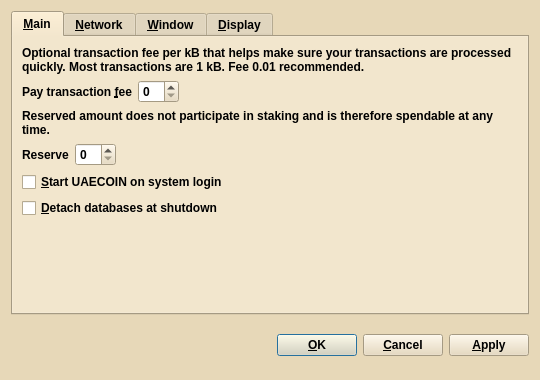
<?xml version="1.0" encoding="UTF-8"?>
<ui version="4.0">
 <class>OptionsDialog</class>
 <widget class="QDialog" name="OptionsDialog">
  <property name="geometry">
   <rect>
    <x>0</x>
    <y>0</y>
    <width>540</width>
    <height>380</height>
   </rect>
  </property>
  <property name="palette">
   <palette>
    <active>
     <colorrole role="WindowText">
      <brush brushstyle="SolidPattern">
       <color alpha="255">
        <red>0</red>
        <green>0</green>
        <blue>0</blue>
       </color>
      </brush>
     </colorrole>
     <colorrole role="Button">
      <brush brushstyle="SolidPattern">
       <color alpha="255">
        <red>231</red>
        <green>216</green>
        <blue>184</blue>
       </color>
      </brush>
     </colorrole>
     <colorrole role="Light">
      <brush brushstyle="SolidPattern">
       <color alpha="255">
        <red>255</red>
        <green>255</green>
        <blue>255</blue>
       </color>
      </brush>
     </colorrole>
     <colorrole role="Midlight">
      <brush brushstyle="SolidPattern">
       <color alpha="255">
        <red>243</red>
        <green>235</green>
        <blue>219</blue>
       </color>
      </brush>
     </colorrole>
     <colorrole role="Dark">
      <brush brushstyle="SolidPattern">
       <color alpha="255">
        <red>115</red>
        <green>108</green>
        <blue>92</blue>
       </color>
      </brush>
     </colorrole>
     <colorrole role="Mid">
      <brush brushstyle="SolidPattern">
       <color alpha="255">
        <red>154</red>
        <green>144</green>
        <blue>123</blue>
       </color>
      </brush>
     </colorrole>
     <colorrole role="Text">
      <brush brushstyle="SolidPattern">
       <color alpha="255">
        <red>0</red>
        <green>0</green>
        <blue>0</blue>
       </color>
      </brush>
     </colorrole>
     <colorrole role="BrightText">
      <brush brushstyle="SolidPattern">
       <color alpha="255">
        <red>255</red>
        <green>255</green>
        <blue>255</blue>
       </color>
      </brush>
     </colorrole>
     <colorrole role="ButtonText">
      <brush brushstyle="SolidPattern">
       <color alpha="255">
        <red>0</red>
        <green>0</green>
        <blue>0</blue>
       </color>
      </brush>
     </colorrole>
     <colorrole role="Base">
      <brush brushstyle="SolidPattern">
       <color alpha="255">
        <red>255</red>
        <green>255</green>
        <blue>255</blue>
       </color>
      </brush>
     </colorrole>
     <colorrole role="Window">
      <brush brushstyle="SolidPattern">
       <color alpha="255">
        <red>231</red>
        <green>216</green>
        <blue>184</blue>
       </color>
      </brush>
     </colorrole>
     <colorrole role="Shadow">
      <brush brushstyle="SolidPattern">
       <color alpha="255">
        <red>0</red>
        <green>0</green>
        <blue>0</blue>
       </color>
      </brush>
     </colorrole>
     <colorrole role="AlternateBase">
      <brush brushstyle="SolidPattern">
       <color alpha="255">
        <red>243</red>
        <green>235</green>
        <blue>219</blue>
       </color>
      </brush>
     </colorrole>
     <colorrole role="ToolTipBase">
      <brush brushstyle="SolidPattern">
       <color alpha="255">
        <red>255</red>
        <green>255</green>
        <blue>220</blue>
       </color>
      </brush>
     </colorrole>
     <colorrole role="ToolTipText">
      <brush brushstyle="SolidPattern">
       <color alpha="255">
        <red>0</red>
        <green>0</green>
        <blue>0</blue>
       </color>
      </brush>
     </colorrole>
    </active>
    <inactive>
     <colorrole role="WindowText">
      <brush brushstyle="SolidPattern">
       <color alpha="255">
        <red>0</red>
        <green>0</green>
        <blue>0</blue>
       </color>
      </brush>
     </colorrole>
     <colorrole role="Button">
      <brush brushstyle="SolidPattern">
       <color alpha="255">
        <red>231</red>
        <green>216</green>
        <blue>184</blue>
       </color>
      </brush>
     </colorrole>
     <colorrole role="Light">
      <brush brushstyle="SolidPattern">
       <color alpha="255">
        <red>255</red>
        <green>255</green>
        <blue>255</blue>
       </color>
      </brush>
     </colorrole>
     <colorrole role="Midlight">
      <brush brushstyle="SolidPattern">
       <color alpha="255">
        <red>243</red>
        <green>235</green>
        <blue>219</blue>
       </color>
      </brush>
     </colorrole>
     <colorrole role="Dark">
      <brush brushstyle="SolidPattern">
       <color alpha="255">
        <red>115</red>
        <green>108</green>
        <blue>92</blue>
       </color>
      </brush>
     </colorrole>
     <colorrole role="Mid">
      <brush brushstyle="SolidPattern">
       <color alpha="255">
        <red>154</red>
        <green>144</green>
        <blue>123</blue>
       </color>
      </brush>
     </colorrole>
     <colorrole role="Text">
      <brush brushstyle="SolidPattern">
       <color alpha="255">
        <red>0</red>
        <green>0</green>
        <blue>0</blue>
       </color>
      </brush>
     </colorrole>
     <colorrole role="BrightText">
      <brush brushstyle="SolidPattern">
       <color alpha="255">
        <red>255</red>
        <green>255</green>
        <blue>255</blue>
       </color>
      </brush>
     </colorrole>
     <colorrole role="ButtonText">
      <brush brushstyle="SolidPattern">
       <color alpha="255">
        <red>0</red>
        <green>0</green>
        <blue>0</blue>
       </color>
      </brush>
     </colorrole>
     <colorrole role="Base">
      <brush brushstyle="SolidPattern">
       <color alpha="255">
        <red>255</red>
        <green>255</green>
        <blue>255</blue>
       </color>
      </brush>
     </colorrole>
     <colorrole role="Window">
      <brush brushstyle="SolidPattern">
       <color alpha="255">
        <red>231</red>
        <green>216</green>
        <blue>184</blue>
       </color>
      </brush>
     </colorrole>
     <colorrole role="Shadow">
      <brush brushstyle="SolidPattern">
       <color alpha="255">
        <red>0</red>
        <green>0</green>
        <blue>0</blue>
       </color>
      </brush>
     </colorrole>
     <colorrole role="AlternateBase">
      <brush brushstyle="SolidPattern">
       <color alpha="255">
        <red>243</red>
        <green>235</green>
        <blue>219</blue>
       </color>
      </brush>
     </colorrole>
     <colorrole role="ToolTipBase">
      <brush brushstyle="SolidPattern">
       <color alpha="255">
        <red>255</red>
        <green>255</green>
        <blue>220</blue>
       </color>
      </brush>
     </colorrole>
     <colorrole role="ToolTipText">
      <brush brushstyle="SolidPattern">
       <color alpha="255">
        <red>0</red>
        <green>0</green>
        <blue>0</blue>
       </color>
      </brush>
     </colorrole>
    </inactive>
    <disabled>
     <colorrole role="WindowText">
      <brush brushstyle="SolidPattern">
       <color alpha="255">
        <red>115</red>
        <green>108</green>
        <blue>92</blue>
       </color>
      </brush>
     </colorrole>
     <colorrole role="Button">
      <brush brushstyle="SolidPattern">
       <color alpha="255">
        <red>231</red>
        <green>216</green>
        <blue>184</blue>
       </color>
      </brush>
     </colorrole>
     <colorrole role="Light">
      <brush brushstyle="SolidPattern">
       <color alpha="255">
        <red>255</red>
        <green>255</green>
        <blue>255</blue>
       </color>
      </brush>
     </colorrole>
     <colorrole role="Midlight">
      <brush brushstyle="SolidPattern">
       <color alpha="255">
        <red>243</red>
        <green>235</green>
        <blue>219</blue>
       </color>
      </brush>
     </colorrole>
     <colorrole role="Dark">
      <brush brushstyle="SolidPattern">
       <color alpha="255">
        <red>115</red>
        <green>108</green>
        <blue>92</blue>
       </color>
      </brush>
     </colorrole>
     <colorrole role="Mid">
      <brush brushstyle="SolidPattern">
       <color alpha="255">
        <red>154</red>
        <green>144</green>
        <blue>123</blue>
       </color>
      </brush>
     </colorrole>
     <colorrole role="Text">
      <brush brushstyle="SolidPattern">
       <color alpha="255">
        <red>115</red>
        <green>108</green>
        <blue>92</blue>
       </color>
      </brush>
     </colorrole>
     <colorrole role="BrightText">
      <brush brushstyle="SolidPattern">
       <color alpha="255">
        <red>255</red>
        <green>255</green>
        <blue>255</blue>
       </color>
      </brush>
     </colorrole>
     <colorrole role="ButtonText">
      <brush brushstyle="SolidPattern">
       <color alpha="255">
        <red>115</red>
        <green>108</green>
        <blue>92</blue>
       </color>
      </brush>
     </colorrole>
     <colorrole role="Base">
      <brush brushstyle="SolidPattern">
       <color alpha="255">
        <red>231</red>
        <green>216</green>
        <blue>184</blue>
       </color>
      </brush>
     </colorrole>
     <colorrole role="Window">
      <brush brushstyle="SolidPattern">
       <color alpha="255">
        <red>231</red>
        <green>216</green>
        <blue>184</blue>
       </color>
      </brush>
     </colorrole>
     <colorrole role="Shadow">
      <brush brushstyle="SolidPattern">
       <color alpha="255">
        <red>0</red>
        <green>0</green>
        <blue>0</blue>
       </color>
      </brush>
     </colorrole>
     <colorrole role="AlternateBase">
      <brush brushstyle="SolidPattern">
       <color alpha="255">
        <red>231</red>
        <green>216</green>
        <blue>184</blue>
       </color>
      </brush>
     </colorrole>
     <colorrole role="ToolTipBase">
      <brush brushstyle="SolidPattern">
       <color alpha="255">
        <red>255</red>
        <green>255</green>
        <blue>220</blue>
       </color>
      </brush>
     </colorrole>
     <colorrole role="ToolTipText">
      <brush brushstyle="SolidPattern">
       <color alpha="255">
        <red>0</red>
        <green>0</green>
        <blue>0</blue>
       </color>
      </brush>
     </colorrole>
    </disabled>
   </palette>
  </property>
  <property name="font">
   <font>
    <weight>75</weight>
    <bold>true</bold>
   </font>
  </property>
  <property name="windowTitle">
   <string>Options</string>
  </property>
  <property name="modal">
   <bool>true</bool>
  </property>
  <layout class="QVBoxLayout" name="verticalLayout">
   <item>
    <widget class="QTabWidget" name="tabWidget">
     <property name="tabPosition">
      <enum>QTabWidget::North</enum>
     </property>
     <property name="currentIndex">
      <number>0</number>
     </property>
     <widget class="QWidget" name="tabMain">
      <attribute name="title">
       <string>&amp;Main</string>
      </attribute>
      <layout class="QVBoxLayout" name="verticalLayout_Main">
       <item>
        <widget class="QLabel" name="transactionFeeInfoLabel">
         <property name="text">
          <string>Optional transaction fee per kB that helps make sure your transactions are processed quickly. Most transactions are 1 kB. Fee 0.01 recommended.</string>
         </property>
         <property name="textFormat">
          <enum>Qt::PlainText</enum>
         </property>
         <property name="wordWrap">
          <bool>true</bool>
         </property>
        </widget>
       </item>
       <item>
        <layout class="QHBoxLayout" name="horizontalLayoutFee">
         <item>
          <widget class="QLabel" name="transactionFeeLabel">
           <property name="text">
            <string>Pay transaction &amp;fee</string>
           </property>
           <property name="textFormat">
            <enum>Qt::PlainText</enum>
           </property>
           <property name="buddy">
            <cstring>transactionFee</cstring>
           </property>
          </widget>
         </item>
         <item>
          <widget class="BitcoinAmountField" name="transactionFee"/>
         </item>
         <item>
          <spacer name="horizontalSpacerFee">
           <property name="orientation">
            <enum>Qt::Horizontal</enum>
           </property>
           <property name="sizeHint" stdset="0">
            <size>
             <width>40</width>
             <height>20</height>
            </size>
           </property>
          </spacer>
         </item>
        </layout>
       </item>
       <item>
        <widget class="QLabel" name="reserveBalanceInfoLabel">
         <property name="text">
          <string>Reserved amount does not participate in staking and is therefore spendable at any time.</string>
         </property>
         <property name="textFormat">
          <enum>Qt::PlainText</enum>
         </property>
         <property name="wordWrap">
          <bool>true</bool>
         </property>
        </widget>
       </item>
       <item>
        <layout class="QHBoxLayout" name="horizontalLayoutReserveBalance">
         <item>
          <widget class="QLabel" name="reserveBalanceLabel">
           <property name="text">
            <string>Reserve</string>
           </property>
           <property name="textFormat">
            <enum>Qt::PlainText</enum>
           </property>
           <property name="buddy">
            <cstring>reserveBalance</cstring>
           </property>
          </widget>
         </item>
         <item>
          <widget class="BitcoinAmountField" name="reserveBalance"/>
         </item>
         <item>
          <spacer name="horizontalSpacerReserveBalance">
           <property name="orientation">
            <enum>Qt::Horizontal</enum>
           </property>
           <property name="sizeHint" stdset="0">
            <size>
             <width>40</width>
             <height>20</height>
            </size>
           </property>
          </spacer>
         </item>
        </layout>
       </item>
       <item>
        <widget class="QCheckBox" name="bitcoinAtStartup">
         <property name="toolTip">
          <string>Automatically start UAECOIN after logging in to the system.</string>
         </property>
         <property name="text">
          <string>&amp;Start UAECOIN on system login</string>
         </property>
        </widget>
       </item>
       <item>
        <widget class="QCheckBox" name="detachDatabases">
         <property name="toolTip">
          <string>Detach block and address databases at shutdown. This means they can be moved to another data directory, but it slows down shutdown. The wallet is always detached.</string>
         </property>
         <property name="text">
          <string>&amp;Detach databases at shutdown</string>
         </property>
        </widget>
       </item>
       <item>
        <spacer name="verticalSpacer_Main">
         <property name="orientation">
          <enum>Qt::Vertical</enum>
         </property>
         <property name="sizeHint" stdset="0">
          <size>
           <width>20</width>
           <height>40</height>
          </size>
         </property>
        </spacer>
       </item>
      </layout>
     </widget>
     <widget class="QWidget" name="tabNetwork">
      <attribute name="title">
       <string>&amp;Network</string>
      </attribute>
      <layout class="QVBoxLayout" name="verticalLayout_Network">
       <item>
        <widget class="QCheckBox" name="mapPortUpnp">
         <property name="toolTip">
          <string>Automatically open the UAECOIN client port on the router. This only works when your router supports UPnP and it is enabled.</string>
         </property>
         <property name="text">
          <string>Map port using &amp;UPnP</string>
         </property>
        </widget>
       </item>
       <item>
        <widget class="QCheckBox" name="connectSocks">
         <property name="toolTip">
          <string>Connect to the UAECOIN network through a SOCKS proxy (e.g. when connecting through Tor).</string>
         </property>
         <property name="text">
          <string>&amp;Connect through SOCKS proxy:</string>
         </property>
        </widget>
       </item>
       <item>
        <layout class="QHBoxLayout" name="horizontalLayout_Network">
         <item>
          <widget class="QLabel" name="proxyIpLabel">
           <property name="text">
            <string>Proxy &amp;IP:</string>
           </property>
           <property name="textFormat">
            <enum>Qt::PlainText</enum>
           </property>
           <property name="buddy">
            <cstring>proxyIp</cstring>
           </property>
          </widget>
         </item>
         <item>
          <widget class="QValidatedLineEdit" name="proxyIp">
           <property name="maximumSize">
            <size>
             <width>140</width>
             <height>16777215</height>
            </size>
           </property>
           <property name="toolTip">
            <string>IP address of the proxy (e.g. 127.0.0.1)</string>
           </property>
          </widget>
         </item>
         <item>
          <widget class="QLabel" name="proxyPortLabel">
           <property name="text">
            <string>&amp;Port:</string>
           </property>
           <property name="textFormat">
            <enum>Qt::PlainText</enum>
           </property>
           <property name="buddy">
            <cstring>proxyPort</cstring>
           </property>
          </widget>
         </item>
         <item>
          <widget class="QLineEdit" name="proxyPort">
           <property name="maximumSize">
            <size>
             <width>55</width>
             <height>16777215</height>
            </size>
           </property>
           <property name="toolTip">
            <string>Port of the proxy (e.g. 9050)</string>
           </property>
          </widget>
         </item>
         <item>
          <widget class="QLabel" name="socksVersionLabel">
           <property name="text">
            <string>SOCKS &amp;Version:</string>
           </property>
           <property name="textFormat">
            <enum>Qt::PlainText</enum>
           </property>
           <property name="buddy">
            <cstring>socksVersion</cstring>
           </property>
          </widget>
         </item>
         <item>
          <widget class="QValueComboBox" name="socksVersion">
           <property name="toolTip">
            <string>SOCKS version of the proxy (e.g. 5)</string>
           </property>
          </widget>
         </item>
         <item>
          <spacer name="horizontalSpacer_Network">
           <property name="orientation">
            <enum>Qt::Horizontal</enum>
           </property>
           <property name="sizeHint" stdset="0">
            <size>
             <width>40</width>
             <height>20</height>
            </size>
           </property>
          </spacer>
         </item>
        </layout>
       </item>
       <item>
        <spacer name="verticalSpacer_Network">
         <property name="orientation">
          <enum>Qt::Vertical</enum>
         </property>
         <property name="sizeHint" stdset="0">
          <size>
           <width>20</width>
           <height>40</height>
          </size>
         </property>
        </spacer>
       </item>
      </layout>
     </widget>
     <widget class="QWidget" name="tabWindow">
      <attribute name="title">
       <string>&amp;Window</string>
      </attribute>
      <layout class="QVBoxLayout" name="verticalLayout_Window">
       <item>
        <widget class="QCheckBox" name="minimizeToTray">
         <property name="toolTip">
          <string>Show only a tray icon after minimizing the window.</string>
         </property>
         <property name="text">
          <string>&amp;Minimize to the tray instead of the taskbar</string>
         </property>
        </widget>
       </item>
       <item>
        <widget class="QCheckBox" name="minimizeOnClose">
         <property name="toolTip">
          <string>Minimize instead of exit the application when the window is closed. When this option is enabled, the application will be closed only after selecting Quit in the menu.</string>
         </property>
         <property name="text">
          <string>M&amp;inimize on close</string>
         </property>
        </widget>
       </item>
       <item>
        <spacer name="verticalSpacer_Window">
         <property name="orientation">
          <enum>Qt::Vertical</enum>
         </property>
         <property name="sizeHint" stdset="0">
          <size>
           <width>20</width>
           <height>40</height>
          </size>
         </property>
        </spacer>
       </item>
      </layout>
     </widget>
     <widget class="QWidget" name="tabDisplay">
      <attribute name="title">
       <string>&amp;Display</string>
      </attribute>
      <layout class="QVBoxLayout" name="verticalLayout_Display">
       <item>
        <layout class="QHBoxLayout" name="horizontalLayout_1_Display">
         <item>
          <widget class="QLabel" name="langLabel">
           <property name="text">
            <string>User Interface &amp;language:</string>
           </property>
           <property name="textFormat">
            <enum>Qt::PlainText</enum>
           </property>
           <property name="buddy">
            <cstring>lang</cstring>
           </property>
          </widget>
         </item>
         <item>
          <widget class="QValueComboBox" name="lang">
           <property name="toolTip">
            <string>The user interface language can be set here. This setting will take effect after restarting UAECOIN.</string>
           </property>
          </widget>
         </item>
        </layout>
       </item>
       <item>
        <layout class="QHBoxLayout" name="horizontalLayout_2_Display">
         <item>
          <widget class="QLabel" name="unitLabel">
           <property name="text">
            <string>&amp;Unit to show amounts in:</string>
           </property>
           <property name="textFormat">
            <enum>Qt::PlainText</enum>
           </property>
           <property name="buddy">
            <cstring>unit</cstring>
           </property>
          </widget>
         </item>
         <item>
          <widget class="QValueComboBox" name="unit">
           <property name="toolTip">
            <string>Choose the default subdivision unit to show in the interface and when sending coins.</string>
           </property>
          </widget>
         </item>
        </layout>
       </item>
       <item>
        <widget class="QCheckBox" name="displayAddresses">
         <property name="toolTip">
          <string>Whether to show UAECOIN addresses in the transaction list or not.</string>
         </property>
         <property name="text">
          <string>&amp;Display addresses in transaction list</string>
         </property>
        </widget>
       </item>
       <item>
        <widget class="QCheckBox" name="coinControlFeatures">
         <property name="toolTip">
          <string>Whether to show coin control features or not.</string>
         </property>
         <property name="text">
          <string>Display coin &amp;control features (experts only!)</string>
         </property>
        </widget>
       </item>
       <item>
        <spacer name="verticalSpacer_Display">
         <property name="orientation">
          <enum>Qt::Vertical</enum>
         </property>
         <property name="sizeHint" stdset="0">
          <size>
           <width>20</width>
           <height>40</height>
          </size>
         </property>
        </spacer>
       </item>
      </layout>
     </widget>
    </widget>
   </item>
   <item>
    <layout class="QHBoxLayout" name="horizontalLayout_Buttons">
     <item>
      <spacer name="horizontalSpacer_1">
       <property name="orientation">
        <enum>Qt::Horizontal</enum>
       </property>
       <property name="sizeHint" stdset="0">
        <size>
         <width>40</width>
         <height>48</height>
        </size>
       </property>
      </spacer>
     </item>
     <item>
      <widget class="QLabel" name="statusLabel">
       <property name="font">
        <font>
         <weight>75</weight>
         <bold>true</bold>
        </font>
       </property>
       <property name="text">
        <string/>
       </property>
       <property name="textFormat">
        <enum>Qt::PlainText</enum>
       </property>
       <property name="wordWrap">
        <bool>true</bool>
       </property>
      </widget>
     </item>
     <item>
      <spacer name="horizontalSpacer_2">
       <property name="orientation">
        <enum>Qt::Horizontal</enum>
       </property>
       <property name="sizeHint" stdset="0">
        <size>
         <width>40</width>
         <height>48</height>
        </size>
       </property>
      </spacer>
     </item>
     <item>
      <widget class="QPushButton" name="okButton">
       <property name="text">
        <string>&amp;OK</string>
       </property>
      </widget>
     </item>
     <item>
      <widget class="QPushButton" name="cancelButton">
       <property name="text">
        <string>&amp;Cancel</string>
       </property>
       <property name="autoDefault">
        <bool>false</bool>
       </property>
      </widget>
     </item>
     <item>
      <widget class="QPushButton" name="applyButton">
       <property name="text">
        <string>&amp;Apply</string>
       </property>
       <property name="autoDefault">
        <bool>false</bool>
       </property>
      </widget>
     </item>
    </layout>
   </item>
  </layout>
 </widget>
 <customwidgets>
  <customwidget>
   <class>QValidatedLineEdit</class>
   <extends>QLineEdit</extends>
   <header>qvalidatedlineedit.h</header>
  </customwidget>
  <customwidget>
   <class>BitcoinAmountField</class>
   <extends>QSpinBox</extends>
   <header>bitcoinamountfield.h</header>
   <container>1</container>
  </customwidget>
  <customwidget>
   <class>QValueComboBox</class>
   <extends>QComboBox</extends>
   <header>qvaluecombobox.h</header>
  </customwidget>
 </customwidgets>
 <resources/>
 <connections/>
</ui>
